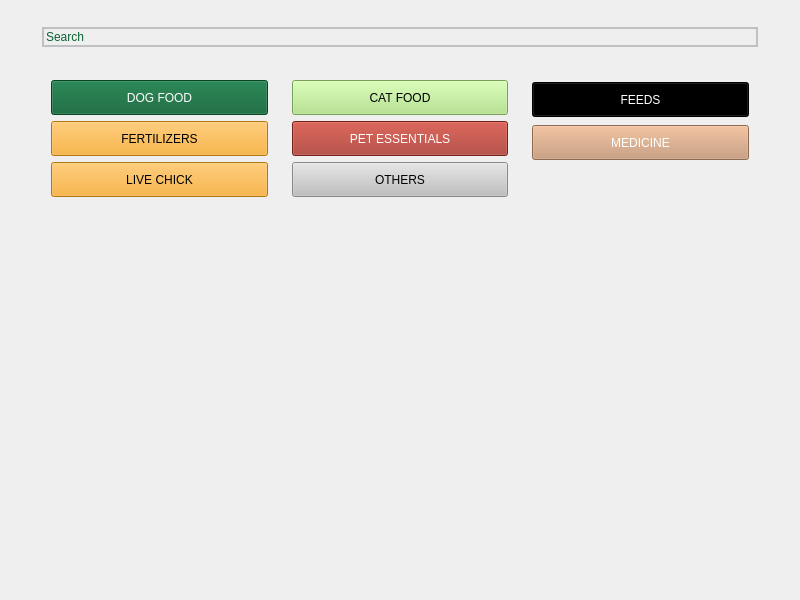
<?xml version="1.0" encoding="UTF-8"?>
<ui version="4.0">
 <class>MainWindow</class>
 <widget class="QMainWindow" name="MainWindow">
  <property name="geometry">
   <rect>
    <x>0</x>
    <y>0</y>
    <width>800</width>
    <height>600</height>
   </rect>
  </property>
  <property name="windowTitle">
   <string>MainWindow</string>
  </property>
  <widget class="QWidget" name="centralwidget">
   <property name="styleSheet">
    <string notr="true">#Lchick_btn{
background-color: #F9A518;
}
#dog_btn{
background-color: #096033;
color: white
}
#fert_btn{
background-color: #F9A518;
}
#feeds_btn{
background-color: black;
color: white
}
#med_btn{
background-color: #C69570;
color: white
}
#cat_btn{
background-color: #ABE27D;
}
#petess_btn{
background-color: #A02F24;
color: white
}
#others_btn{
background-color: #C0C0C0;
}
.QLineEdit{
border : 2px solid #C0C0C0;
background-color:rgba(0,0,0,0);
color: #096033 
}</string>
   </property>
   <layout class="QHBoxLayout" name="horizontalLayout_2">
    <item>
     <spacer name="horizontalSpacer">
      <property name="orientation">
       <enum>Qt::Horizontal</enum>
      </property>
      <property name="sizeType">
       <enum>QSizePolicy::Fixed</enum>
      </property>
      <property name="sizeHint" stdset="0">
       <size>
        <width>15</width>
        <height>20</height>
       </size>
      </property>
     </spacer>
    </item>
    <item>
     <widget class="QWidget" name="widget" native="true">
      <property name="styleSheet">
       <string notr="true">#pushButton{
background-color: #F9A518;
}
#pushButton_2{
background-color: #096033;
color: white
}
#pushButton_3{
background-color: #F9A518;
}
#pushButton_4{
background-color: black;
color: white
}
#pushButton_5{
background-color: #C69570;
color: white
}
#pushButton_7{
background-color: #ABE27D;
}
#pushButton_8{
background-color: #A02F24;
color: white
}
#pushButton_9{
background-color: #C0C0C0;
}
.QLineEdit{
border : 2px solid #C0C0C0;
background-color:rgba(0,0,0,0);
color: #096033 
}</string>
      </property>
      <layout class="QVBoxLayout" name="verticalLayout_5">
       <item>
        <widget class="QWidget" name="widget_5" native="true">
         <layout class="QVBoxLayout" name="verticalLayout_4">
          <item>
           <widget class="QLineEdit" name="lineEdit">
            <property name="text">
             <string>Search</string>
            </property>
           </widget>
          </item>
         </layout>
        </widget>
       </item>
       <item>
        <widget class="QWidget" name="widget_6" native="true">
         <layout class="QHBoxLayout" name="horizontalLayout">
          <item>
           <widget class="QWidget" name="widget_2" native="true">
            <layout class="QVBoxLayout" name="verticalLayout_3">
             <item>
              <widget class="QPushButton" name="dog_btn">
               <property name="sizePolicy">
                <sizepolicy hsizetype="MinimumExpanding" vsizetype="Fixed">
                 <horstretch>0</horstretch>
                 <verstretch>0</verstretch>
                </sizepolicy>
               </property>
               <property name="minimumSize">
                <size>
                 <width>0</width>
                 <height>35</height>
                </size>
               </property>
               <property name="text">
                <string>DOG FOOD</string>
               </property>
              </widget>
             </item>
             <item>
              <widget class="QPushButton" name="fert_btn">
               <property name="minimumSize">
                <size>
                 <width>0</width>
                 <height>35</height>
                </size>
               </property>
               <property name="text">
                <string>FERTILIZERS</string>
               </property>
              </widget>
             </item>
             <item>
              <widget class="QPushButton" name="Lchick_btn">
               <property name="minimumSize">
                <size>
                 <width>0</width>
                 <height>35</height>
                </size>
               </property>
               <property name="text">
                <string>LIVE CHICK</string>
               </property>
              </widget>
             </item>
            </layout>
           </widget>
          </item>
          <item>
           <widget class="QWidget" name="widget_4" native="true">
            <layout class="QVBoxLayout" name="verticalLayout_2">
             <item>
              <widget class="QPushButton" name="cat_btn">
               <property name="sizePolicy">
                <sizepolicy hsizetype="MinimumExpanding" vsizetype="Fixed">
                 <horstretch>0</horstretch>
                 <verstretch>0</verstretch>
                </sizepolicy>
               </property>
               <property name="minimumSize">
                <size>
                 <width>0</width>
                 <height>35</height>
                </size>
               </property>
               <property name="text">
                <string>CAT FOOD</string>
               </property>
              </widget>
             </item>
             <item>
              <widget class="QPushButton" name="petess_btn">
               <property name="minimumSize">
                <size>
                 <width>0</width>
                 <height>35</height>
                </size>
               </property>
               <property name="text">
                <string>PET ESSENTIALS</string>
               </property>
              </widget>
             </item>
             <item>
              <widget class="QPushButton" name="others_btn">
               <property name="minimumSize">
                <size>
                 <width>0</width>
                 <height>35</height>
                </size>
               </property>
               <property name="text">
                <string>OTHERS</string>
               </property>
              </widget>
             </item>
            </layout>
           </widget>
          </item>
          <item>
           <widget class="QWidget" name="widget_3" native="true">
            <layout class="QVBoxLayout" name="verticalLayout">
             <item>
              <widget class="QPushButton" name="feeds_btn">
               <property name="sizePolicy">
                <sizepolicy hsizetype="MinimumExpanding" vsizetype="Fixed">
                 <horstretch>0</horstretch>
                 <verstretch>0</verstretch>
                </sizepolicy>
               </property>
               <property name="minimumSize">
                <size>
                 <width>0</width>
                 <height>35</height>
                </size>
               </property>
               <property name="text">
                <string>FEEDS</string>
               </property>
              </widget>
             </item>
             <item>
              <widget class="QPushButton" name="med_btn">
               <property name="minimumSize">
                <size>
                 <width>0</width>
                 <height>35</height>
                </size>
               </property>
               <property name="text">
                <string>MEDICINE</string>
               </property>
              </widget>
             </item>
             <item>
              <spacer name="verticalSpacer">
               <property name="orientation">
                <enum>Qt::Vertical</enum>
               </property>
               <property name="sizeType">
                <enum>QSizePolicy::Fixed</enum>
               </property>
               <property name="sizeHint" stdset="0">
                <size>
                 <width>20</width>
                 <height>35</height>
                </size>
               </property>
              </spacer>
             </item>
            </layout>
           </widget>
          </item>
         </layout>
        </widget>
       </item>
       <item>
        <spacer name="verticalSpacer_2">
         <property name="orientation">
          <enum>Qt::Vertical</enum>
         </property>
         <property name="sizeHint" stdset="0">
          <size>
           <width>20</width>
           <height>40</height>
          </size>
         </property>
        </spacer>
       </item>
      </layout>
     </widget>
    </item>
    <item>
     <spacer name="horizontalSpacer_2">
      <property name="orientation">
       <enum>Qt::Horizontal</enum>
      </property>
      <property name="sizeType">
       <enum>QSizePolicy::Fixed</enum>
      </property>
      <property name="sizeHint" stdset="0">
       <size>
        <width>15</width>
        <height>20</height>
       </size>
      </property>
     </spacer>
    </item>
   </layout>
  </widget>
 </widget>
 <resources/>
 <connections/>
</ui>
